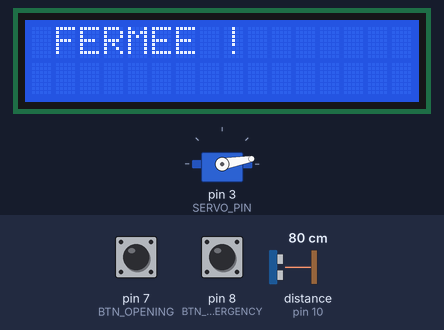
Bench run of a sketch on a simulated Arduino Uno, built with avr-gcc and run on an emulated ATmega328P. Shown: 16×2 character LCD, servo. The inputs (shaded band) are chosen by the test bench; at power-on: distance to the obstacle (sensor on pin 10) 80 cm, pin 8 (BTN_EMERGENCY) HIGH, pin 7 (BTN_OPENING) HIGH. The echo pulse lasts 58.3 µs per cm.

Above: at 1.2 s.
1.3 s: distance to the obstacle (sensor on pin 10) set to 33 cm
2.8 s: distance to the obstacle (sensor on pin 10) set to 27 cm
At 3.3 s:
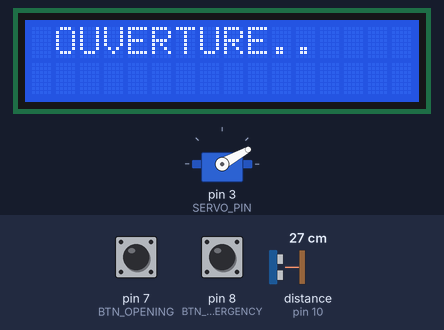
5.2 s: pin 8 (BTN_EMERGENCY) pulled LOW for 0.15 s
At 6.0 s:
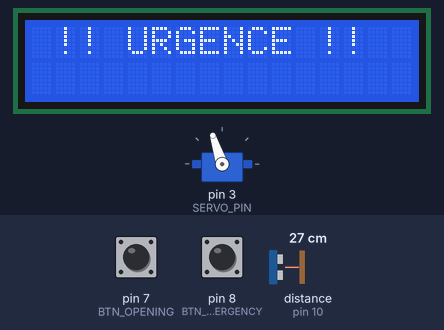
6.9 s: pin 8 (BTN_EMERGENCY) pulled LOW for 0.15 s
At 7.29 s:
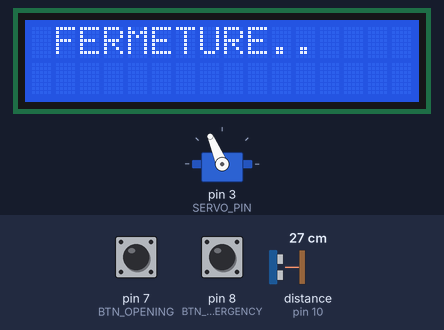
7.6 s: pin 7 (BTN_OPENING) pulled LOW for 0.15 s
8.3 s: pin 8 (BTN_EMERGENCY) pulled LOW for 0.15 s
At 9.6 s:
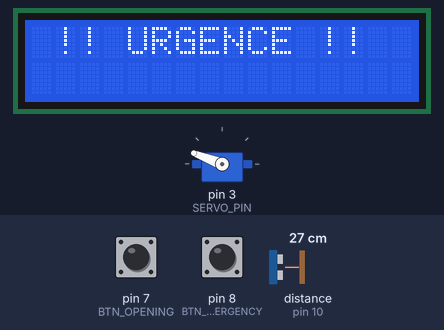
Timing chart, 0 to 11.0 s (numbered marks = the images above; inputs shaded):
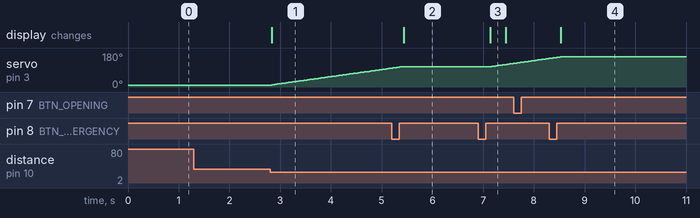

Measured:
- the behaviour switches between 31 and 30 cm on distance to the obstacle (sensor on pin 10) (found by bisection; images 0 and 1)
- after the input at 1.3 s, every drawn part: stays the same
- after the input at 2.8 s, servo on pin 3 (SERVO_PIN): moves from 10° to 100° over 2.4 s, starting at once; the display: changes at once (image 1)
- after the input at 5.2 s, servo on pin 3 (SERVO_PIN): goes on until 5.4 s, then stays 108°; the display: changes after 0.23 s (image 2)
- after the input at 6.9 s, servo on pin 3 (SERVO_PIN): moves from 108° to 125° over 0.43 s, starting after 0.27 s; the display: changes after 0.24 s (image 3)
- after the input at 8.3 s, servo on pin 3 (SERVO_PIN): goes on until 8.5 s, then stays 159°; the display: changes after 0.23 s (image 4)

The sketch:

sketch_mar20a.ino
```cpp
#include <HCSR04.h>
#include <Servo.h>
#include "OneButton.h"
#include <LCD_I2C.h>

#define TRIGGER_PIN 9
#define ECHO_PIN 10
#define SERVO_PIN 3

// Objet de type capteur de distance
HCSR04 hc(TRIGGER_PIN, ECHO_PIN);

// Objet de type servo
Servo myServo;
unsigned long lastOpening = 0;

// Les boutons
const int BTN_OPENING = 7;
const int BTN_EMERGENCY = 8;

const float AREA1 = 0;
const float AREA2 = 30;
float distance = 0;
unsigned long lastMove = 0;
int angle = 10;
unsigned long lastDate = 0;

OneButton buttonOpening(BTN_OPENING, true);
OneButton buttonEmergency(BTN_EMERGENCY, true);

LCD_I2C lcd(0x27, 16, 2);
String statue = "";                   // Pour l'affichage du statut de la porte;

void setup() {

  Serial.begin(9600);
  lcd.begin();
  lcd.backlight();
  myServo.write(angle);

  myServo.attach(SERVO_PIN);
  buttonOpening.attachClick(openWithButton);
  buttonEmergency.attachClick(emergencybutton);
}

enum Etat{
  CLOSE,
  OPENING,
  OPEN,
  CLOSING,
  EMERGENCY
};
Etat state = CLOSE;

void loop() {
  buttonOpening.tick();
  buttonEmergency.tick();

  if(millis() - lastDate >= 50){
    lastDate = millis();
    distance = hc.dist();
  }
  autoOpening();
  printScreen();
}


void checkDistance(){
  statue = "FERMEE !    ";
  if(distance > AREA1 && distance <= AREA2){
    state = OPENING;
  }
}


void openDoor(){

  if(millis() - lastMove >= 15){
    lastMove = millis();
    if(angle < 170){
      angle++;
      myServo.write(angle);
    }
    else{
      lastOpening = millis();
      state = OPEN;
    }
  }
  statue = "OUVERTURE..  ";
}

void waitDelay(){

  statue = "OUVERTE !   ";
  if(millis() - lastOpening >= 10000){
    state = CLOSING;
  }
}


void closeDoor(){

  checkDistance();
  if(millis() - lastMove >= 15){
    lastMove = millis();
    if(angle > 0){
      angle--;
      myServo.write(angle);
    }
    else{
      state = CLOSE;
    }
  }
  statue = "FERMETURE..  ";
}


void openWithButton(){

  if(state != OPENING){
    state = OPENING;
  }
}


void emergencybutton(){

  static bool active = true;
  if(active == true){
    myServo.detach();
    active = false;
    state = EMERGENCY;
    statue = "!! URGENCE !!";
  }
  else if(active == false){
    myServo.attach(SERVO_PIN);
    state = CLOSING;
    active = true;
  }
}

void printScreen(){

  lcd.setCursor(1, 0);
  lcd.print(statue);
}


void autoOpening(){

  if(state == EMERGENCY){
    return;                           // On arrête tout le système si on est en état d'urgence.
  }

  switch(state){
    case CLOSE:
      checkDistance();
      break;
    case OPENING:
      openDoor();
      break;
    case OPEN:
      waitDelay();
      break;
    case CLOSING:
      closeDoor();
      break;
  }
}
```
